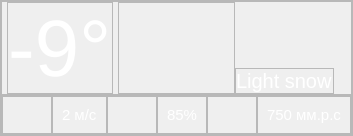
                  <widget class="QFrame" name="frame_home_content_top">
                   <property name="frameShape">
                    <enum>QFrame::StyledPanel</enum>
                   </property>
                   <property name="frameShadow">
                    <enum>QFrame::Raised</enum>
                   </property>
                   <layout class="QVBoxLayout" name="verticalLayout_7">
                    <property name="spacing">
                     <number>0</number>
                    </property>
                    <property name="leftMargin">
                     <number>0</number>
                    </property>
                    <property name="topMargin">
                     <number>0</number>
                    </property>
                    <property name="rightMargin">
                     <number>0</number>
                    </property>
                    <property name="bottomMargin">
                     <number>0</number>
                    </property>
                    <item>
                     <widget class="QFrame" name="frame_home_content_top_top">
                      <property name="frameShape">
                       <enum>QFrame::StyledPanel</enum>
                      </property>
                      <property name="frameShadow">
                       <enum>QFrame::Raised</enum>
                      </property>
                      <layout class="QHBoxLayout" name="horizontalLayout_6">
                       <property name="spacing">
                        <number>0</number>
                       </property>
                       <property name="leftMargin">
                        <number>0</number>
                       </property>
                       <property name="topMargin">
                        <number>0</number>
                       </property>
                       <property name="rightMargin">
                        <number>0</number>
                       </property>
                       <property name="bottomMargin">
                        <number>0</number>
                       </property>
                       <item alignment="Qt::AlignHCenter|Qt::AlignVCenter">
                        <widget class="QFrame" name="frame">
                         <property name="maximumSize">
                          <size>
                           <width>180</width>
                           <height>16777215</height>
                          </size>
                         </property>
                         <property name="frameShape">
                          <enum>QFrame::StyledPanel</enum>
                         </property>
                         <property name="frameShadow">
                          <enum>QFrame::Raised</enum>
                         </property>
                         <layout class="QVBoxLayout" name="verticalLayout_8">
                          <property name="spacing">
                           <number>0</number>
                          </property>
                          <property name="leftMargin">
                           <number>0</number>
                          </property>
                          <property name="topMargin">
                           <number>0</number>
                          </property>
                          <property name="rightMargin">
                           <number>0</number>
                          </property>
                          <property name="bottomMargin">
                           <number>0</number>
                          </property>
                          <item>
                           <widget class="QLabel" name="label_home_temperature">
                            <property name="sizePolicy">
                             <sizepolicy hsizetype="Maximum" vsizetype="Maximum">
                              <horstretch>0</horstretch>
                              <verstretch>0</verstretch>
                             </sizepolicy>
                            </property>
                            <property name="styleSheet">
                             <string notr="true">QLabel{
	color: rgb(255, 255, 255);
	font-size: 80px;
}</string>
                            </property>
                            <property name="text">
                             <string>-9°</string>
                            </property>
                           </widget>
                          </item>
                         </layout>
                        </widget>
                       </item>
                       <item>
                        <widget class="QFrame" name="frame_2">
                         <property name="frameShape">
                          <enum>QFrame::StyledPanel</enum>
                         </property>
                         <property name="frameShadow">
                          <enum>QFrame::Raised</enum>
                         </property>
                         <layout class="QVBoxLayout" name="verticalLayout_82">
                          <item>
                           <widget class="QLabel" name="label_weather_image">
                            <property name="text">
                             <string/>
                            </property>
                           </widget>
                          </item>
                         </layout>
                        </widget>
                       </item>
                       <item alignment="Qt::AlignLeft|Qt::AlignBottom">
                        <widget class="QFrame" name="frame_3">
                         <property name="frameShape">
                          <enum>QFrame::StyledPanel</enum>
                         </property>
                         <property name="frameShadow">
                          <enum>QFrame::Raised</enum>
                         </property>
                         <layout class="QVBoxLayout" name="verticalLayout_9">
                          <property name="spacing">
                           <number>0</number>
                          </property>
                          <property name="leftMargin">
                           <number>0</number>
                          </property>
                          <property name="topMargin">
                           <number>0</number>
                          </property>
                          <property name="rightMargin">
                           <number>0</number>
                          </property>
                          <property name="bottomMargin">
                           <number>0</number>
                          </property>
                          <item alignment="Qt::AlignHCenter">
                           <widget class="QLabel" name="label_home_desc">
                            <property name="sizePolicy">
                             <sizepolicy hsizetype="Expanding" vsizetype="Preferred">
                              <horstretch>0</horstretch>
                              <verstretch>0</verstretch>
                             </sizepolicy>
                            </property>
                            <property name="styleSheet">
                             <string notr="true">QLabel{
	color: rgb(255, 255, 255);
	font-size: 20px;
}</string>
                            </property>
                            <property name="text">
                             <string>Light snow</string>
                            </property>
                           </widget>
                          </item>
                         </layout>
                        </widget>
                       </item>
                      </layout>
                     </widget>
                    </item>
                    <item>
                     <widget class="QFrame" name="frame_home_content_top_bottom">
                      <property name="maximumSize">
                       <size>
                        <width>16777215</width>
                        <height>50</height>
                       </size>
                      </property>
                      <property name="frameShape">
                       <enum>QFrame::StyledPanel</enum>
                      </property>
                      <property name="frameShadow">
                       <enum>QFrame::Raised</enum>
                      </property>
                      <layout class="QHBoxLayout" name="horizontalLayout_7">
                       <property name="spacing">
                        <number>0</number>
                       </property>
                       <property name="leftMargin">
                        <number>0</number>
                       </property>
                       <property name="topMargin">
                        <number>0</number>
                       </property>
                       <property name="rightMargin">
                        <number>0</number>
                       </property>
                       <property name="bottomMargin">
                        <number>0</number>
                       </property>
                       <item alignment="Qt::AlignRight">
                        <widget class="QFrame" name="frame_6">
                         <property name="minimumSize">
                          <size>
                           <width>50</width>
                           <height>0</height>
                          </size>
                         </property>
                         <property name="maximumSize">
                          <size>
                           <width>50</width>
                           <height>16777215</height>
                          </size>
                         </property>
                         <property name="frameShape">
                          <enum>QFrame::StyledPanel</enum>
                         </property>
                         <property name="frameShadow">
                          <enum>QFrame::Raised</enum>
                         </property>
                         <layout class="QVBoxLayout" name="verticalLayout_26">
                          <item>
                           <widget class="QLabel" name="label_wind">
                            <property name="text">
                             <string/>
                            </property>
                           </widget>
                          </item>
                         </layout>
                        </widget>
                       </item>
                       <item alignment="Qt::AlignLeft|Qt::AlignVCenter">
                        <widget class="QFrame" name="frame_9">
                         <property name="frameShape">
                          <enum>QFrame::StyledPanel</enum>
                         </property>
                         <property name="frameShadow">
                          <enum>QFrame::Raised</enum>
                         </property>
                         <layout class="QVBoxLayout" name="verticalLayout_13">
                          <item>
                           <widget class="QLabel" name="label_home_content_wind">
                            <property name="styleSheet">
                             <string notr="true">QLabel{
	color: rgb(255, 255, 255);
	font-size: 15px;
}</string>
                            </property>
                            <property name="text">
                             <string>2 м/с</string>
                            </property>
                           </widget>
                          </item>
                         </layout>
                        </widget>
                       </item>
                       <item alignment="Qt::AlignRight">
                        <widget class="QFrame" name="frame_4">
                         <property name="minimumSize">
                          <size>
                           <width>50</width>
                           <height>0</height>
                          </size>
                         </property>
                         <property name="maximumSize">
                          <size>
                           <width>50</width>
                           <height>16777215</height>
                          </size>
                         </property>
                         <property name="frameShape">
                          <enum>QFrame::StyledPanel</enum>
                         </property>
                         <property name="frameShadow">
                          <enum>QFrame::Raised</enum>
                         </property>
                         <layout class="QVBoxLayout" name="verticalLayout_28">
                          <property name="spacing">
                           <number>6</number>
                          </property>
                          <property name="leftMargin">
                           <number>9</number>
                          </property>
                          <property name="topMargin">
                           <number>9</number>
                          </property>
                          <property name="rightMargin">
                           <number>9</number>
                          </property>
                          <property name="bottomMargin">
                           <number>9</number>
                          </property>
                          <item>
                           <widget class="QLabel" name="label_humidity">
                            <property name="text">
                             <string/>
                            </property>
                           </widget>
                          </item>
                         </layout>
                        </widget>
                       </item>
                       <item alignment="Qt::AlignLeft|Qt::AlignVCenter">
                        <widget class="QFrame" name="frame_5">
                         <property name="frameShape">
                          <enum>QFrame::StyledPanel</enum>
                         </property>
                         <property name="frameShadow">
                          <enum>QFrame::Raised</enum>
                         </property>
                         <layout class="QVBoxLayout" name="verticalLayout_12">
                          <item>
                           <widget class="QLabel" name="label_home_content_humidity">
                            <property name="styleSheet">
                             <string notr="true">QLabel{
	color: rgb(255, 255, 255);
	font-size: 15px;
}</string>
                            </property>
                            <property name="text">
                             <string>85%</string>
                            </property>
                           </widget>
                          </item>
                         </layout>
                        </widget>
                       </item>
                       <item alignment="Qt::AlignRight">
                        <widget class="QFrame" name="frame_8">
                         <property name="minimumSize">
                          <size>
                           <width>50</width>
                           <height>0</height>
                          </size>
                         </property>
                         <property name="maximumSize">
                          <size>
                           <width>50</width>
                           <height>16777215</height>
                          </size>
                         </property>
                         <property name="frameShape">
                          <enum>QFrame::StyledPanel</enum>
                         </property>
                         <property name="frameShadow">
                          <enum>QFrame::Raised</enum>
                         </property>
                         <layout class="QVBoxLayout" name="verticalLayout_29">
                          <item>
                           <widget class="QLabel" name="label_pressure">
                            <property name="text">
                             <string/>
                            </property>
                           </widget>
                          </item>
                         </layout>
                        </widget>
                       </item>
                       <item alignment="Qt::AlignLeft|Qt::AlignVCenter">
                        <widget class="QFrame" name="frame_7">
                         <property name="frameShape">
                          <enum>QFrame::StyledPanel</enum>
                         </property>
                         <property name="frameShadow">
                          <enum>QFrame::Raised</enum>
                         </property>
                         <layout class="QVBoxLayout" name="verticalLayout_11">
                          <item>
                           <widget class="QLabel" name="label_home_content_pressure">
                            <property name="styleSheet">
                             <string notr="true">QLabel{
	color: rgb(255, 255, 255);
	font-size: 15px;
}</string>
                            </property>
                            <property name="text">
                             <string>750 мм.р.с</string>
                            </property>
                           </widget>
                          </item>
                         </layout>
                        </widget>
                       </item>
                      </layout>
                     </widget>
                    </item>
                   </layout>
                  </widget>
